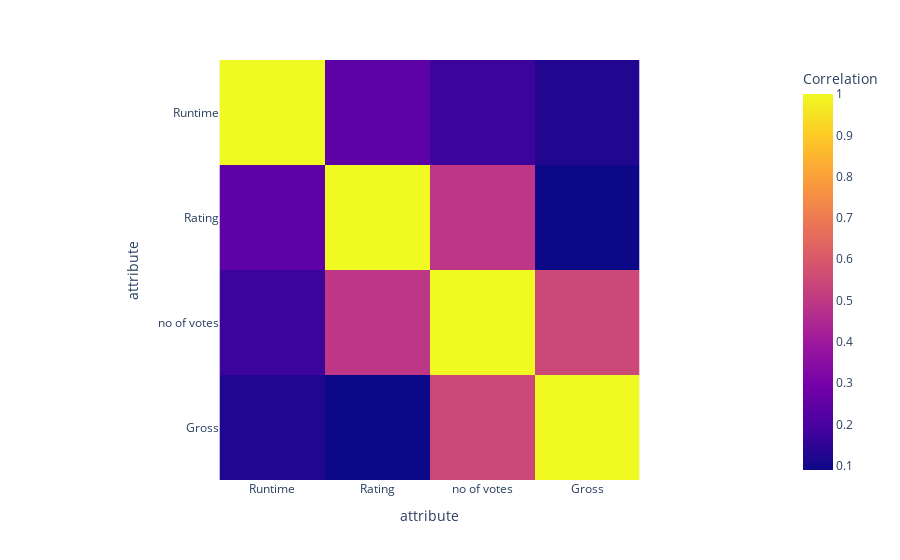

Write notebook code for a chart like this one.
### Code cell
fig = px.imshow(imdb.corr(),
                labels=dict(x="attribute", y="attribute", color="Correlation"),
                x=['Runtime', 'Rating', 'no of votes', 'Gross'],
                y=['Runtime', 'Rating', 'no of votes', 'Gross']
               )
fig.show()

### Figure 1 — Plotly figure (JSON) as saved in the notebook; plotly's stock layout.template omitted (floating-point values rounded to 4 significant figures)
{"data": [{"coloraxis": "coloraxis", "hovertemplate": "attribute: %{x}<br>attribute: %{y}<br>Correlation: %{z}<extra></extra>", "type": "heatmap", "x": ["Runtime", "Rating", "no of votes", "Gross"], "y": ["Runtime", "Rating", "no of votes", "Gross"], "z": [[1, 0.2431, 0.1733, 0.1246], [0.2431, 1, 0.495, 0.08988], [0.1733, 0.495, 1, 0.5496], [0.1246, 0.08988, 0.5496, 1]]}], "layout": {"coloraxis": {"colorbar": {"title": {"text": "Correlation"}}, "colorscale": [[0, "#0d0887"], [0.1111, "#46039f"], [0.2222, "#7201a8"], [0.3333, "#9c179e"], [0.4444, "#bd3786"], [0.5556, "#d8576b"], [0.6667, "#ed7953"], [0.7778, "#fb9f3a"], [0.8889, "#fdca26"], [1, "#f0f921"]]}, "margin": {"t": 60}, "xaxis": {"constrain": "domain", "scaleanchor": "y", "title": {"text": "attribute"}}, "yaxis": {"autorange": "reversed", "constrain": "domain", "title": {"text": "attribute"}}}}
